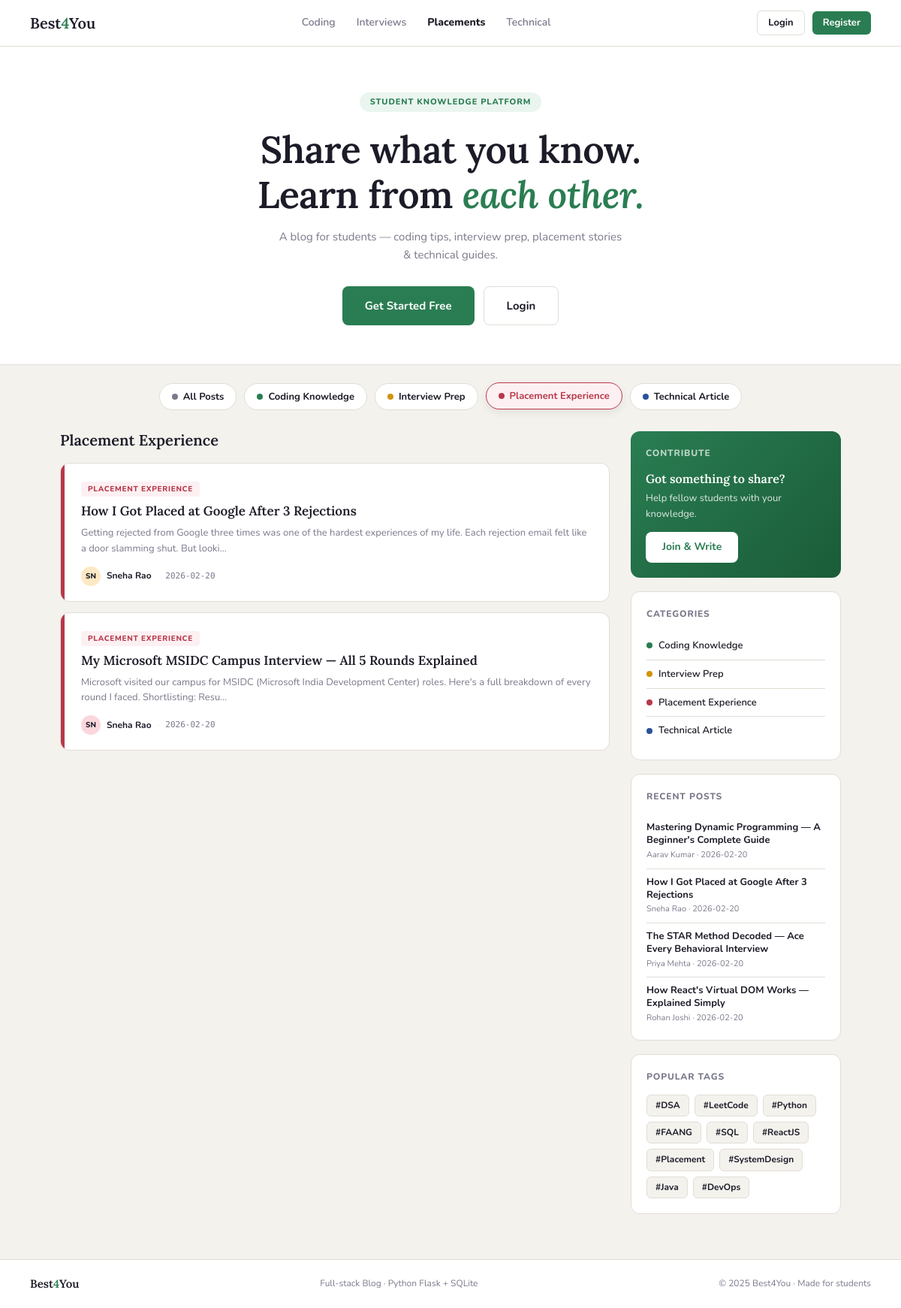
/?category=placement, run on the app's committed database.
### tables this page shows
CREATE TABLE posts (
            id         INTEGER PRIMARY KEY AUTOINCREMENT,
            user_id    INTEGER NOT NULL,
            title      TEXT    NOT NULL,
            content    TEXT    NOT NULL,
            category   TEXT    NOT NULL,
            tags       TEXT    DEFAULT '',
            created_at TEXT    DEFAULT (DATETIME('now')),
            FOREIGN KEY (user_id) REFERENCES users(id)
        );

CREATE TABLE users (
            id       INTEGER PRIMARY KEY AUTOINCREMENT,
            name     TEXT    NOT NULL,
            username TEXT    NOT NULL UNIQUE,
            email    TEXT    NOT NULL UNIQUE,
            password TEXT    NOT NULL,
            salt     TEXT    NOT NULL,
            joined   TEXT    DEFAULT (DATE('now'))
        );

### routes/main.py (the view)
@main_bp.route('/')
def home():
    category = request.args.get('category', '')
    posts = get_all_posts(category if category in CATEGORIES else None)
    recent = get_all_posts()[:4]
    return render_template(
        'home.html',
        posts=posts,
        recent=recent,
        categories=CATEGORIES,
        active_cat=category,
    )

### database.py (called while the page is built)
def get_db():
    conn = sqlite3.connect(DB_PATH)
    conn.row_factory = sqlite3.Row  # Access columns by name
    return conn

def get_all_posts(category=None):
    conn = get_db()
    if category:
        posts = conn.execute(
            '''SELECT p.*, u.name AS author_name
               FROM posts p JOIN users u ON p.user_id = u.id
               WHERE p.category = ?
               ORDER BY p.created_at DESC''',
            (category,)
        ).fetchall()
    else:
        posts = conn.execute(
            '''SELECT p.*, u.name AS author_name
               FROM posts p JOIN users u ON p.user_id = u.id
               ORDER BY p.created_at DESC'''
        ).fetchall()
    conn.close()
    return posts

### templates/home.html (shortened to what this page needs)
{% extends "base.html" %}
{% block content %}
<section class="hero">
  <div class="hero-chip">Student Knowledge Platform</div>
  <h1>Share what you know.<br/>Learn from <em>each other.</em></h1>
  <p>A blog for students — coding tips, interview prep, placement stories &amp; technical guides.</p>
  <div class="hero-btns">
    {% if session.user_id %}
      <a href="{{ url_for('posts.write') }}" class="btn btn-green btn-lg">✍️ Write a Post</a>
      <a href="{{ url_for('posts.profile') }}" class="btn btn-outline btn-lg">My Profile</a>
    {% else %}
      <a href="{{ url_for('auth.register') }}" class="btn btn-green btn-lg">Get Started Free</a>
      <a href="{{ url_for('auth.login') }}" class="btn btn-outline btn-lg">Login</a>
    {% endif %}
  </div>
</section>
<div class="filter-bar">
  <a href="{{ url_for('main.home') }}" class="fpill fall {% if not active_cat %}on{% endif %}">
    <div class="fd" style="background:var(--muted)"></div> All Posts
  </a>
  {% for key, label in categories.items() %}
    <a href="{{ url_for('main.home') }}?category={{ key }}"
       class="fpill f{{ key[:1] }} {% if active_cat == key %}on{% endif %}">
      <div class="fd"></div> {{ label }}
    </a>
  {% endfor %}
</div>
<div class="content-wrap">
  <div class="posts-col">
    <h2 class="section-heading">
      {% if active_cat %}{{ categories[active_cat] }}{% else %}Latest Posts{% endif %}
    </h2>
    {% if posts %}
      {% for post in posts %}
        <article class="post-card" onclick="window.location='{{ url_for('posts.view_post', post_id=post.id) }}'">
          <div class="post-accent ac-{{ post.category }}"></div>
          <div class="post-inner">
            <span class="post-tag tb-{{ post.category }}">{{ categories[post.category] }}</span>
            <h3>{{ post.title }}</h3>
            <p class="post-excerpt">{{ post.content[:150] }}{% if post.content|length > 150 %}…{% endif %}</p>
            <div class="post-foot">
              <div class="post-meta-row">
                <div class="av-sm" style="background:var(--av-{{ loop.index % 4 }})">
                  {{ post.author_name[:2].upper() }}
                </div>
                <span class="author-name">{{ post.author_name }}</span>
                <span class="dot-sep">·</span>
                <span class="post-date">{{ post.created_at[:10] }}</span>
              </div>
            </div>
          </div>
        </article>
      {% endfor %}
    {% endif %}
  </div>
  <aside class="sidebar">
    <div class="widget widget-cta">
      <div class="widget-title">Contribute</div>
      <h3>Got something to share?</h3>
      <p>Help fellow students with your knowledge.</p>
      {% if session.user_id %}
        <a href="{{ url_for('posts.write') }}" class="btn btn-white">+ Write a Post</a>
      {% else %}
        <a href="{{ url_for('auth.register') }}" class="btn btn-white">Join & Write</a>
      {% endif %}
    </div>
    <div class="widget">
      <div class="widget-title">Categories</div>
      {% for key, label in categories.items() %}
        <a href="{{ url_for('main.home') }}?category={{ key }}" class="cat-link cat-{{ key }}">
          <span class="cat-dot"></span>{{ label }}
        </a>
      {% endfor %}
    </div>
    <div class="widget">
      <div class="widget-title">Recent Posts</div>
      {% for post in recent %}
        <a href="{{ url_for('posts.view_post', post_id=post.id) }}" class="recent-item">
          <div class="recent-title">{{ post.title }}</div>
          <div class="recent-meta">{{ post.author_name }} · {{ post.created_at[:10] }}</div>
        </a>
      {% endfor %}
    </div>
    <div class="widget">
      <div class="widget-title">Popular Tags</div>
      <div class="tag-cloud">
        {% for tag in ['#DSA','#LeetCode','#Python','#FAANG','#SQL','#ReactJS','#Placement','#SystemDesign','#Java','#DevOps'] %}
          <span class="tchip">{{ tag }}</span>
        {% endfor %}
      </div>
    </div>
  </aside>
</div>
{% endblock %}

### data on the page
posts: category "PLACEMENT EXPERIENCE", title "How I Got Placed at Google After 3 Rejections", content "Getting rejected from Google three times was one of the hardest experiences of my life. Each rejection email felt like a door slamming shut. But looki", name "SN", author_name "Sneha Rao", created_at "2026-02-20"
posts: category "PLACEMENT EXPERIENCE", title "My Microsoft MSIDC Campus Interview — All 5 Rounds Explained", content "Microsoft visited our campus for MSIDC (Microsoft India Development Center) roles. Here's a full breakdown of every round I faced. Shortlisting: Resu", name "SN", author_name "Sneha Rao", created_at "2026-02-20"
posts: title "Mastering Dynamic Programming — A Beginner's Complete Guide", author_name "Aarav Kumar", created_at "2026-02-20"
posts: title "The STAR Method Decoded — Ace Every Behavioral Interview", author_name "Priya Mehta", created_at "2026-02-20"
posts: title "How React's Virtual DOM Works — Explained Simply", author_name "Rohan Joshi", created_at "2026-02-20"

### other printed values
{{ label }} "Coding Knowledge" "Interview Prep" "Placement Experience" "Technical Article"
{{ categories[active_cat] }} "Placement Experience"
{{ tag }} "#DSA" "#LeetCode" "#Python" "#FAANG" "#SQL" "#ReactJS" "#Placement" "#SystemDesign" "#Java" "#DevOps"
